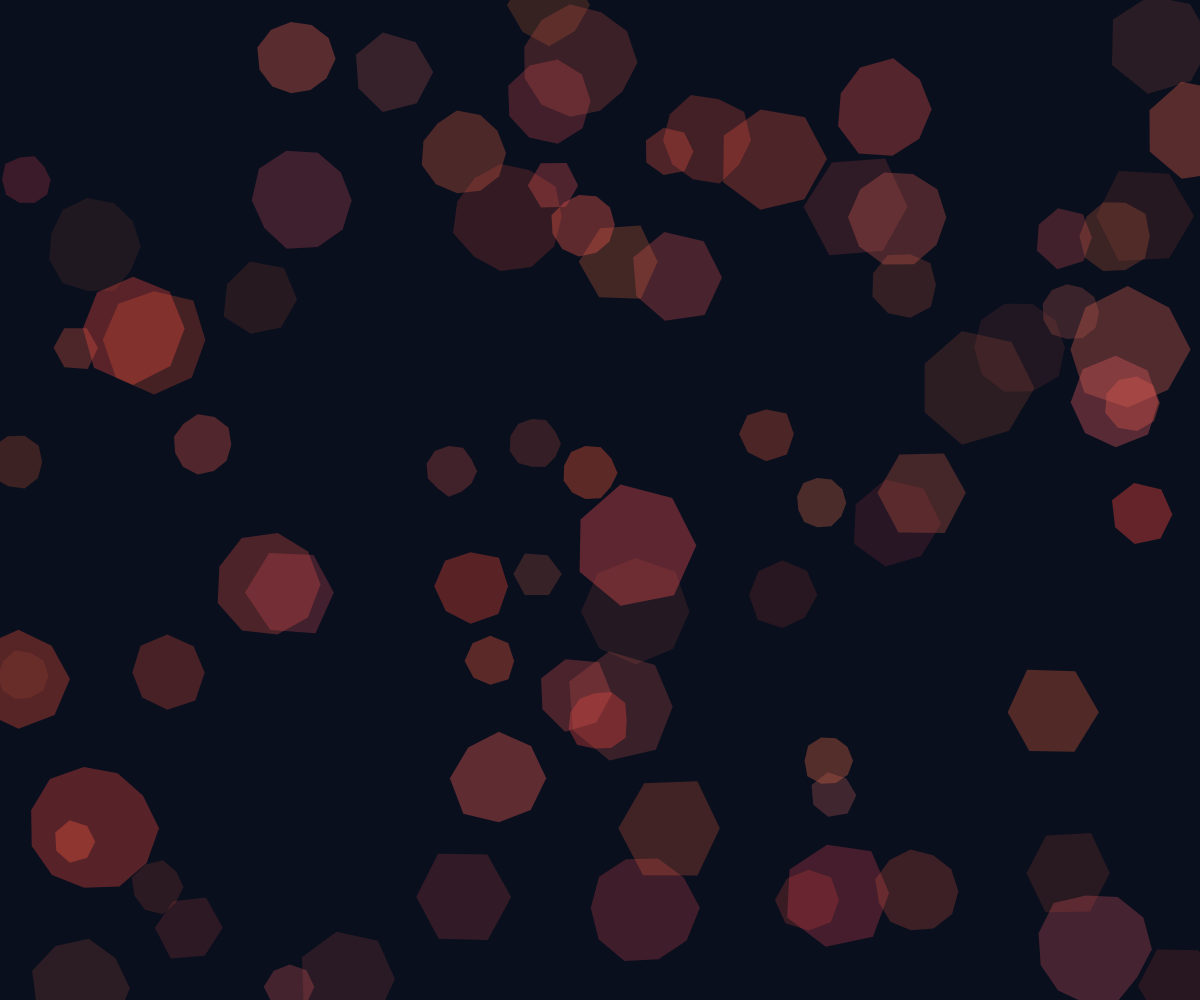
Frame 1 (no input)
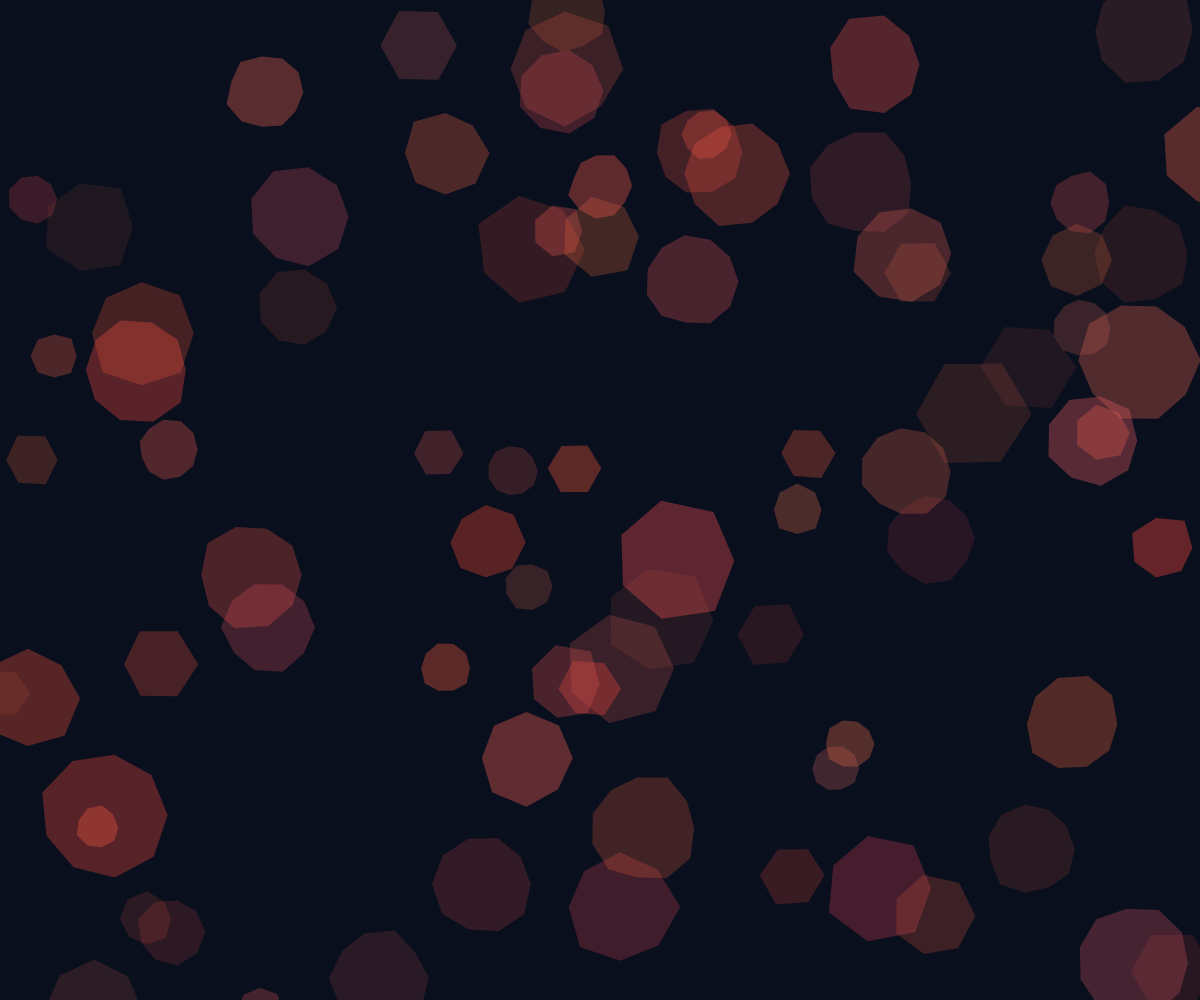
Frame 60 (no input)
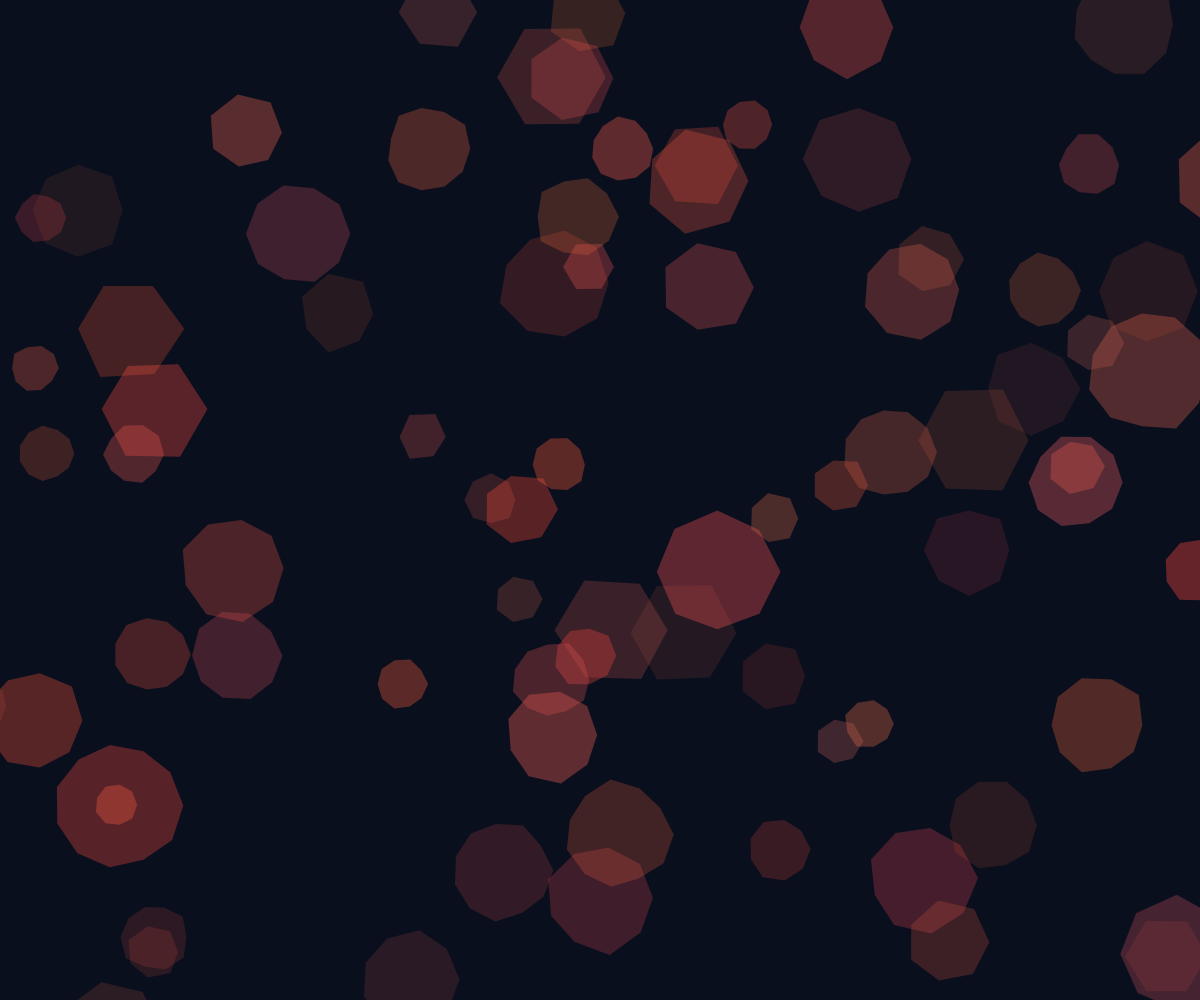
Frame 120 (the mouse pressed at the canvas centre since frame 60)

The p5.js sketch that drew these frames (run headless with seeded random() and noise() and a simulated clock; from frame 60 on, the mouse is pressed at the canvas centre):

// p5.js sketch
// ── sketch.js
let cultures = [];
const numCultures = 80;
const maxRadius = 60;
const minRadius = 20;
const glowIntensity = 150;

function setup() {
  createCanvas(windowWidth, windowHeight);
  
  // Initialize bacterial culture clusters
  for (let i = 0; i < numCultures; i++) {
    cultures.push({
      x: random(width),
      y: random(height),
      radius: random(minRadius, maxRadius),
      speed: random(0.2, 0.8),
      angle: random(TWO_PI),
      opacity: random(30, 100),
      noiseOffset: random(1000),
      hue: random(180, 260), // Blue-green hues
      saturation: random(70, 100),
      brightness: random(50, 90)
    });
  }
}

function draw() {
  background(10, 15, 30);
  
  // Draw glowing cultures
  for (let i = 0; i < numCultures; i++) {
    let culture = cultures[i];
    
    // Update position with organic noise
    culture.angle += (noise(culture.noiseOffset + frameCount * 0.01) - 0.5) * 0.03;
    culture.x += cos(culture.angle) * culture.speed;
    culture.y += sin(culture.angle) * culture.speed;
    
    // Boundary check
    if (culture.x < -50 || culture.x > width + 50 ||
        culture.y < -50 || culture.y > height + 50) {
      culture.x = random(width);
      culture.y = random(height);
      culture.angle = random(TWO_PI);
    }
    
    // Draw the glowing culture
    noStroke();
    fill(culture.hue, culture.saturation, culture.brightness, culture.opacity);
    
    // Create a soft, irregular shape to simulate a bacterial colony
    push();
    translate(culture.x, culture.y);
    beginShape();
    let sides = floor(random(6, 12));
    for (let j = 0; j < sides; j++) {
      let angle = map(j, 0, sides, 0, TWO_PI);
      let radiusVariation = culture.radius * (0.9 + noise(culture.noiseOffset + frameCount * 0.01 + j) * 0.3);
      let x = cos(angle) * radiusVariation;
      let y = sin(angle) * radiusVariation;
      vertex(x, y);
    }
    endShape(CLOSE);
    pop();
  }
}

function windowResized() {
  resizeCanvas(windowWidth, windowHeight);
}
